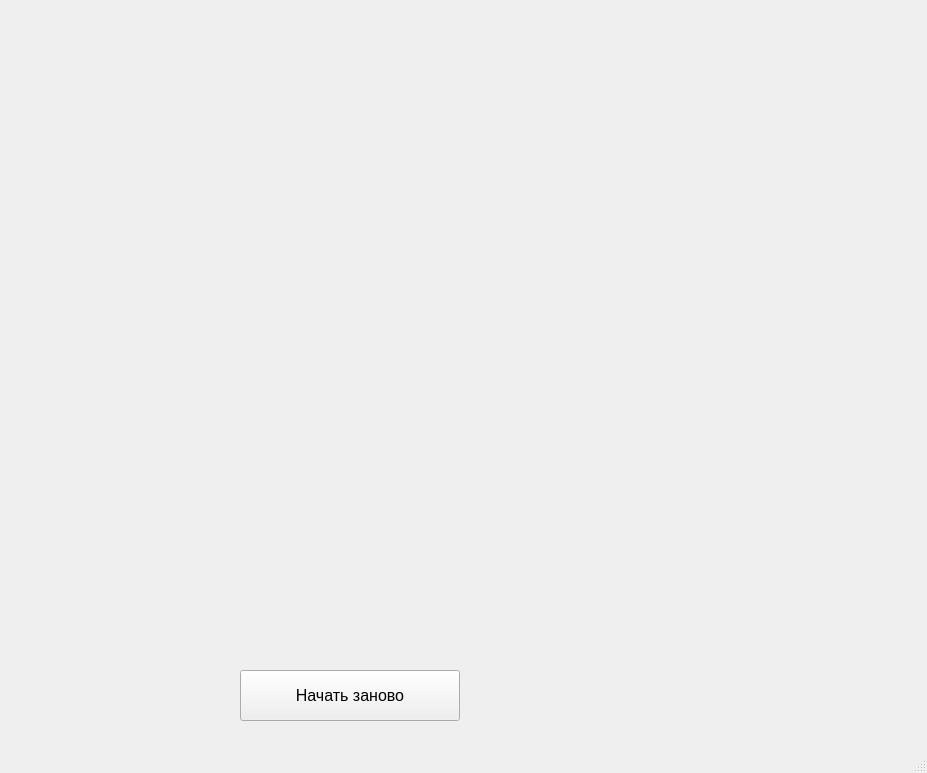
<?xml version="1.0" encoding="UTF-8"?>
<ui version="4.0">
 <class>MainForm</class>
 <widget class="QMainWindow" name="MainForm">
  <property name="geometry">
   <rect>
    <x>0</x>
    <y>0</y>
    <width>927</width>
    <height>773</height>
   </rect>
  </property>
  <property name="windowTitle">
   <string>Minesweeper</string>
  </property>
  <widget class="QWidget" name="centralwidget">
   <widget class="QWidget" name="gridLayoutWidget">
    <property name="geometry">
     <rect>
      <x>20</x>
      <y>20</y>
      <width>881</width>
      <height>641</height>
     </rect>
    </property>
    <layout class="QGridLayout" name="grid">
     <property name="sizeConstraint">
      <enum>QLayout::SetNoConstraint</enum>
     </property>
     <property name="spacing">
      <number>1</number>
     </property>
    </layout>
   </widget>
   <widget class="QPushButton" name="pushButton">
    <property name="geometry">
     <rect>
      <x>240</x>
      <y>670</y>
      <width>220</width>
      <height>51</height>
     </rect>
    </property>
    <property name="font">
     <font>
      <pointsize>12</pointsize>
     </font>
    </property>
    <property name="text">
     <string>Начать заново</string>
    </property>
    <property name="flat">
     <bool>false</bool>
    </property>
   </widget>
  </widget>
  <widget class="QMenuBar" name="menubar">
   <property name="geometry">
    <rect>
     <x>0</x>
     <y>0</y>
     <width>927</width>
     <height>26</height>
    </rect>
   </property>
  </widget>
  <widget class="QStatusBar" name="statusbar"/>
 </widget>
 <resources/>
 <connections/>
</ui>
